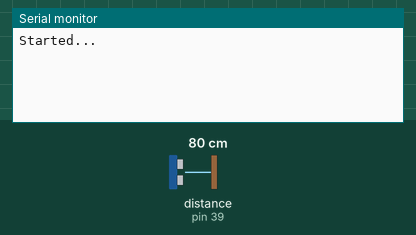
Recording of a sketch running on a simulated Arduino Mega 2560, built with avr-gcc and run on an emulated ATmega2560. On the bench: the last lines printed to the serial monitor. Wiring (inferred from the names in the program): ultrasonic range finder: trigger pin 4; echo pin 39. The inputs (shaded band) are chosen by the test bench; at power-on: distance to the obstacle (sensor on pin 39) 80 cm. The echo pulse lasts 58.3 µs per cm.

Above: at 1.2 s.
1.3 s: distance to the obstacle (sensor on pin 39) set to 2 cm
At 3.4 s:
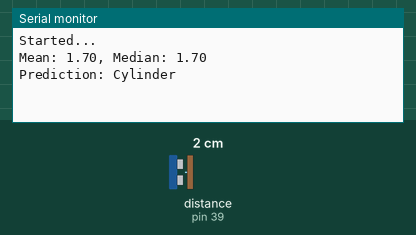
3.7 s: distance to the obstacle (sensor on pin 39) set to 4 cm
At 5.6 s:
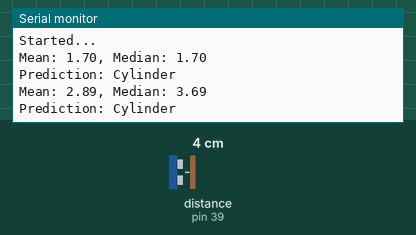
Timing chart, 0 to 7.1 s (numbered marks = the images above; inputs shaded):
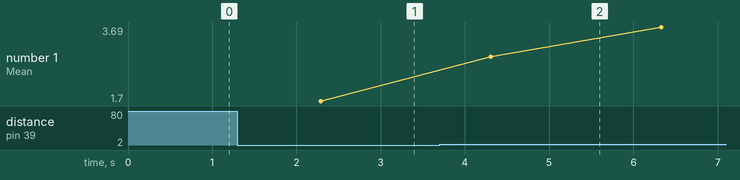

Measured:
- after the input at 1.3 s, the serial monitor: prints a new line after 0.99 s (image 1)
- after the input at 3.7 s, the serial monitor: prints a new line after 0.61 s (image 2)
- plotted number 1: 1.7 → 3.69 after the input at 3.7 s

The sketch:

ml_weights_realtime_code.ino
```cpp
#define TRIG_PIN 4
#define ECHO_PIN 39
#define NUM_READINGS 20

float distances[NUM_READINGS];
int readingIndex = 0;

// Neural network weights and biases (from 63.6% model)
float W1[2][10] = {
  {-0.3785, -0.0921,  0.3809,  0.1272, -0.0811,  0.0415,  0.2452, -0.0207,  0.0255,  0.1220},
  {-0.2486, -0.1244,  0.3796,  0.0418, -0.1192, -0.0464,  0.1158, -0.2141,  0.1522, -0.1124}
};

float b1[10] = {0.0592, -0.0024, -0.0735, 0.0422, 0.0055, -0.0114, 0.0201, -0.0305, -0.0081, 0.0129};

float W2[10][3] = {
  {-0.3093, 0.3191, 0.1747},
  {0.0139, -0.0393, -0.1078},
  {-0.1271, 0.1964, -0.0980},
  {-0.2615, 0.0303, -0.0440},
  {-0.0472, 0.0254, -0.0626},
  {0.0875, -0.0162, -0.0629},
  {-0.0729, 0.0297, 0.0091},
  {0.0192, 0.0266, 0.0306},
  {0.0088, -0.0505, 0.0615},
  {0.0493, -0.0216, 0.0131}
};

float b2[3] = {0.0098, -0.0069, -0.0029};

// Activation functions
float sigmoid(float x) {
  return 1.0 / (1.0 + exp(-x));
}

float softmax(float* x, int size, int& maxIdx) {
  float maxVal = x[0];
  for (int i = 1; i < size; i++) if (x[i] > maxVal) maxVal = x[i];

  float sum = 0.0;
  float expVals[3];
  for (int i = 0; i < size; i++) {
    expVals[i] = exp(x[i] - maxVal);
    sum += expVals[i];
  }

  float maxProb = 0.0;
  for (int i = 0; i < size; i++) {
    x[i] = expVals[i] / sum;
    if (x[i] > maxProb) {
      maxProb = x[i];
      maxIdx = i;
    }
  }
  return maxProb;
}

float readUltrasonic() {
  digitalWrite(TRIG_PIN, LOW);
  delayMicroseconds(2);
  digitalWrite(TRIG_PIN, HIGH);
  delayMicroseconds(10);
  digitalWrite(TRIG_PIN, LOW);
  float duration = pulseIn(ECHO_PIN, HIGH, 30000); // 30ms timeout
  float distance = duration * 0.0343 / 2;
  return distance;
}

float computeMean(float* arr, int size) {
  float sum = 0;
  for (int i = 0; i < size; i++) sum += arr[i];
  return sum / size;
}

float computeMedian(float* arr, int size) {
  float temp[size];
  memcpy(temp, arr, sizeof(float) * size);
  for (int i = 0; i < size - 1; i++) {
    for (int j = 0; j < size - i - 1; j++) {
      if (temp[j] > temp[j + 1]) {
        float t = temp[j];
        temp[j] = temp[j + 1];
        temp[j + 1] = t;
      }
    }
  }
  return (size % 2 == 0) ? (temp[size/2 - 1] + temp[size/2]) / 2 : temp[size/2];
}

void predictShape(float mean, float median) {
  float input[2] = {mean, median};

  float hidden[10];
  for (int i = 0; i < 10; i++) {
    hidden[i] = b1[i];
    for (int j = 0; j < 2; j++) hidden[i] += input[j] * W1[j][i];
    hidden[i] = sigmoid(hidden[i]);
  }

  float output[3];
  for (int i = 0; i < 3; i++) {
    output[i] = b2[i];
    for (int j = 0; j < 10; j++) output[i] += hidden[j] * W2[j][i];
  }

  int predictedClass = 0;
  softmax(output, 3, predictedClass);

  Serial.print("Prediction: ");
  if (predictedClass == 0) Serial.println("Circle");
  else if (predictedClass == 1) Serial.println("Cylinder");
  else if (predictedClass == 2) Serial.println("Rectangle");
}

void setup() {
  Serial.begin(115200);
  pinMode(TRIG_PIN, OUTPUT);
  pinMode(ECHO_PIN, INPUT);
  Serial.println("Started...");
}

void loop() {
  float distance = readUltrasonic();
  if (distance > 1 && distance <= 10) {
    distances[readingIndex++] = distance;
  }

  if (readingIndex >= NUM_READINGS) {
    float mean = computeMean(distances, NUM_READINGS);
    float median = computeMedian(distances, NUM_READINGS);

    Serial.print("Mean: "); Serial.print(mean);
    Serial.print(", Median: "); Serial.println(median);

    predictShape(mean, median);

    readingIndex = 0;
    delay(1000); // delay after prediction
  }

  delay(50);
}
```
